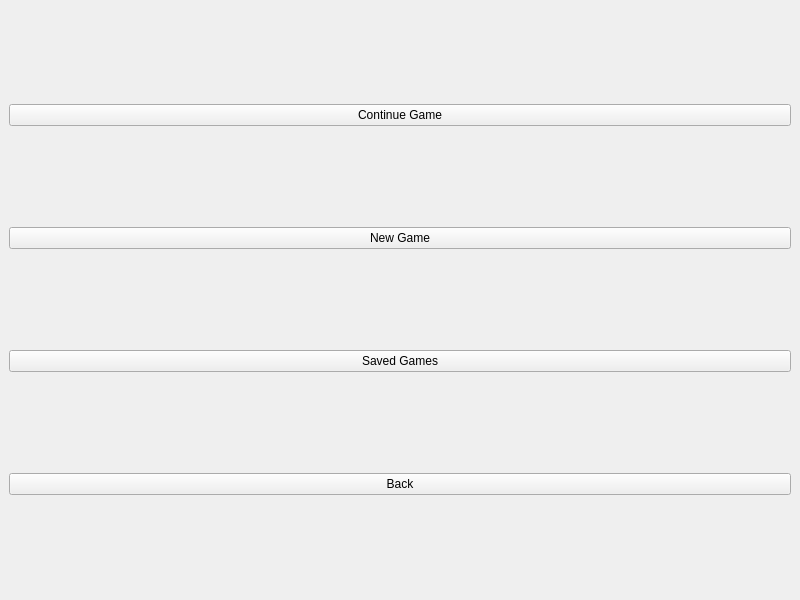
<?xml version="1.0" encoding="UTF-8"?>
<ui version="4.0">
 <class>PlayMenu</class>
 <widget class="QMainWindow" name="PlayMenu">
  <property name="geometry">
   <rect>
    <x>0</x>
    <y>0</y>
    <width>800</width>
    <height>600</height>
   </rect>
  </property>
  <property name="windowTitle">
   <string>MainWindow</string>
  </property>
  <widget class="QWidget" name="centralwidget">
   <layout class="QGridLayout" name="gridLayout">
    <item row="3" column="0">
     <widget class="QPushButton" name="BackButton">
      <property name="text">
       <string>Back</string>
      </property>
     </widget>
    </item>
    <item row="0" column="0">
     <widget class="QPushButton" name="ContinueButton">
      <property name="text">
       <string>Continue Game</string>
      </property>
     </widget>
    </item>
    <item row="2" column="0">
     <widget class="QPushButton" name="SavedButton">
      <property name="text">
       <string>Saved Games</string>
      </property>
     </widget>
    </item>
    <item row="1" column="0">
     <widget class="QPushButton" name="NewGameButton">
      <property name="text">
       <string>New Game</string>
      </property>
     </widget>
    </item>
   </layout>
  </widget>
 </widget>
 <resources/>
 <connections/>
</ui>
